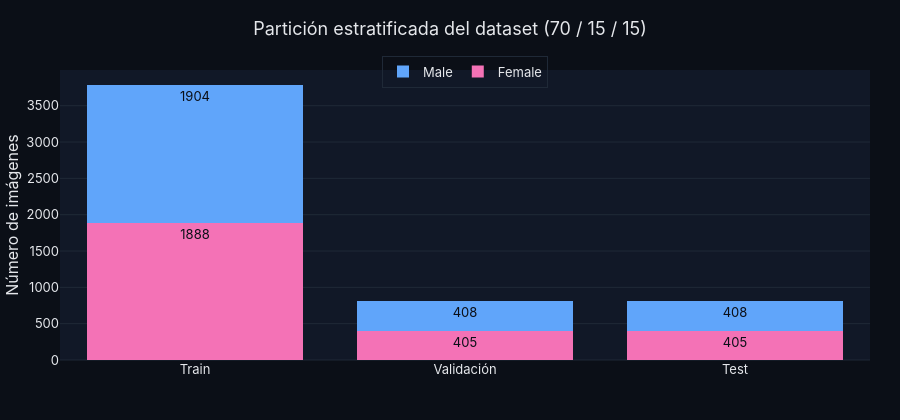

Notebook code cell kept with this figure:
### Code cell
# --- Visualización de la partición ---
split_df = pd.DataFrame({
    "Conjunto": ["Train", "Validación", "Test"],
    "Male":   [int(y_train.sum()), int(y_val.sum()), int(y_test.sum())],
    "Female": [int((1-y_train).sum()), int((1-y_val).sum()), int((1-y_test).sum())],
})

fig = go.Figure()
fig.add_bar(name="Female", x=split_df["Conjunto"], y=split_df["Female"],
            marker_color=COLORS["female"],
            text=split_df["Female"], textposition="inside",
            textfont=dict(color=COLORS["bg"], size=13))
fig.add_bar(name="Male",   x=split_df["Conjunto"], y=split_df["Male"],
            marker_color=COLORS["male"],
            text=split_df["Male"], textposition="inside",
            textfont=dict(color=COLORS["bg"], size=13))
fig.update_layout(
    barmode="stack",
    title="Partición estratificada del dataset (70 / 15 / 15)",
    yaxis_title="Número de imágenes",
    height=420,
    legend=dict(orientation="h", y=1.05, x=0.5, xanchor="center"),
)
fig.show()

### Figure 1 — Plotly figure (JSON) as saved in the notebook; plotly's stock layout.template omitted (floating-point values rounded to 4 significant figures)
{"data": [{"marker": {"color": "#f472b6"}, "name": "Female", "text": [1888.0, 405.0, 405.0], "textfont": {"color": "#0b0f17", "size": 13}, "textposition": "inside", "type": "bar", "x": ["Train", "Validación", "Test"], "y": [1888, 405, 405]}, {"marker": {"color": "#60a5fa"}, "name": "Male", "text": [1904.0, 408.0, 408.0], "textfont": {"color": "#0b0f17", "size": 13}, "textposition": "inside", "type": "bar", "x": ["Train", "Validación", "Test"], "y": [1904, 408, 408]}], "layout": {"barmode": "stack", "height": 420, "legend": {"orientation": "h", "x": 0.5, "xanchor": "center", "y": 1.05}, "title": {"text": "Partición estratificada del dataset (70 / 15 / 15)"}, "yaxis": {"title": {"text": "Número de imágenes"}}}}
